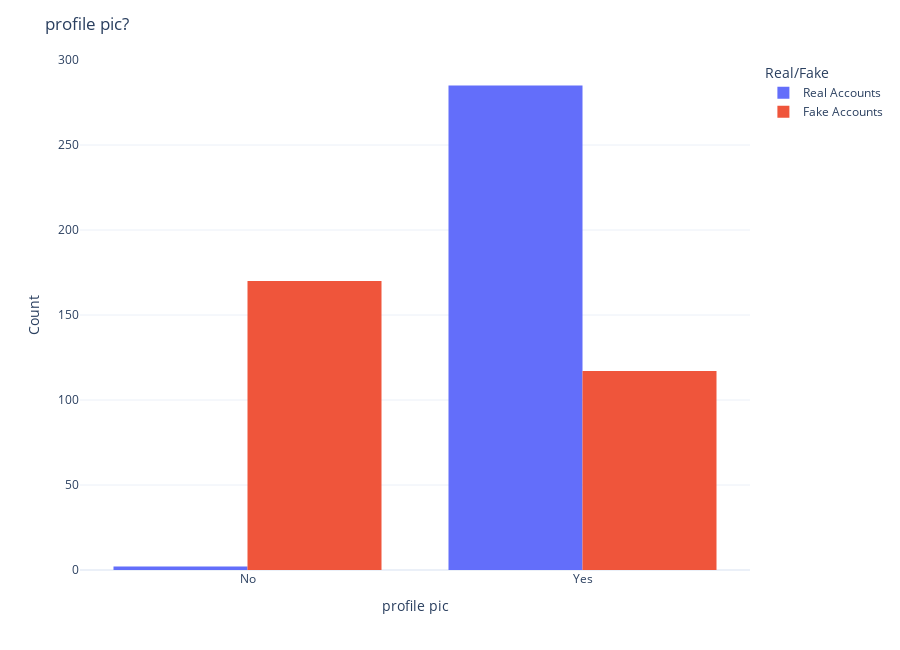
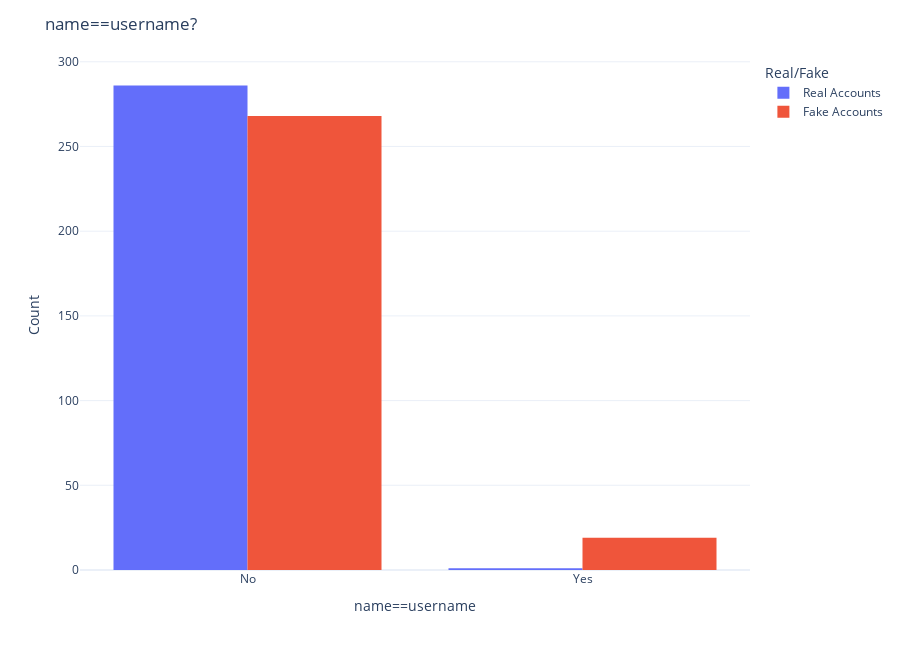
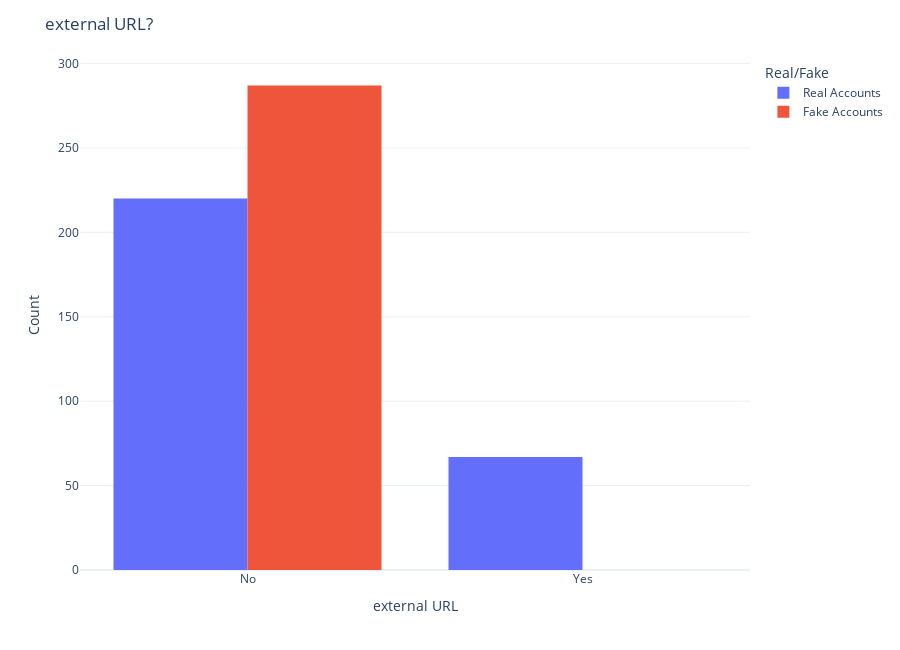
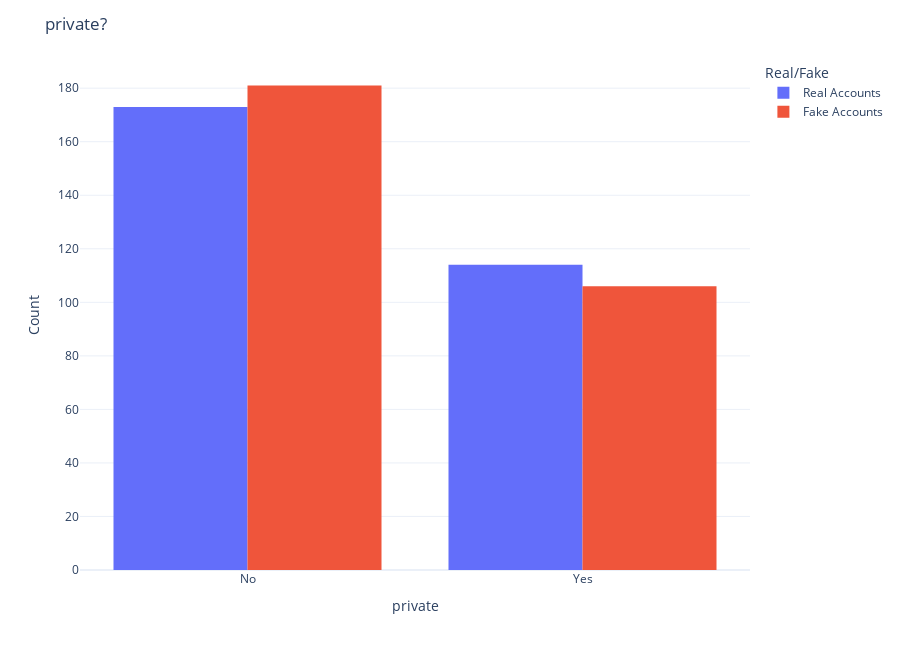

Write notebook code for charts like these, in order.
### Code cell
create_barplots(train, legend_df)

### Figure 1 — Plotly figure (JSON) as saved in the notebook; plotly's stock layout.template omitted (floating-point values rounded to 4 significant figures; data arrays with more than 128 entries replaced by an {"elided": "..."} marker saying what was removed)
{"data": [{"alignmentgroup": "True", "bingroup": "x", "hovertemplate": "Real/Fake=Real Accounts<br>profile pic=%{x}<br>count=%{y}<extra></extra>", "legendgroup": "Real Accounts", "marker": {"color": "#636EFA", "pattern": {"shape": ""}}, "name": "Real Accounts", "offsetgroup": "Real Accounts", "orientation": "v", "showlegend": true, "x": {"elided": "287 int values"}, "xaxis": "x", "yaxis": "y", "type": "histogram"}, {"alignmentgroup": "True", "bingroup": "x", "hovertemplate": "Real/Fake=Fake Accounts<br>profile pic=%{x}<br>count=%{y}<extra></extra>", "legendgroup": "Fake Accounts", "marker": {"color": "#EF553B", "pattern": {"shape": ""}}, "name": "Fake Accounts", "offsetgroup": "Fake Accounts", "orientation": "v", "showlegend": true, "x": {"elided": "287 int values"}, "xaxis": "x", "yaxis": "y", "type": "histogram"}], "layout": {"xaxis": {"anchor": "y", "domain": [0, 1], "title": {"text": "profile pic"}, "tickmode": "array", "tickvals": [0, 1], "ticktext": ["No", "Yes"]}, "yaxis": {"anchor": "x", "domain": [0, 1], "title": {"text": "Count"}}, "legend": {"title": {"text": "Real/Fake"}, "tracegroupgap": 0}, "margin": {"t": 60}, "barmode": "group", "title": {"text": "profile pic?"}, "height": 650}}

### Figure 2 — Plotly figure (JSON) as saved in the notebook; plotly's stock layout.template omitted (floating-point values rounded to 4 significant figures; data arrays with more than 128 entries replaced by an {"elided": "..."} marker saying what was removed)
{"data": [{"alignmentgroup": "True", "bingroup": "x", "hovertemplate": "Real/Fake=Real Accounts<br>name==username=%{x}<br>count=%{y}<extra></extra>", "legendgroup": "Real Accounts", "marker": {"color": "#636EFA", "pattern": {"shape": ""}}, "name": "Real Accounts", "offsetgroup": "Real Accounts", "orientation": "v", "showlegend": true, "x": {"elided": "287 int values"}, "xaxis": "x", "yaxis": "y", "type": "histogram"}, {"alignmentgroup": "True", "bingroup": "x", "hovertemplate": "Real/Fake=Fake Accounts<br>name==username=%{x}<br>count=%{y}<extra></extra>", "legendgroup": "Fake Accounts", "marker": {"color": "#EF553B", "pattern": {"shape": ""}}, "name": "Fake Accounts", "offsetgroup": "Fake Accounts", "orientation": "v", "showlegend": true, "x": {"elided": "287 int values"}, "xaxis": "x", "yaxis": "y", "type": "histogram"}], "layout": {"xaxis": {"anchor": "y", "domain": [0, 1], "title": {"text": "name==username"}, "tickmode": "array", "tickvals": [0, 1], "ticktext": ["No", "Yes"]}, "yaxis": {"anchor": "x", "domain": [0, 1], "title": {"text": "Count"}}, "legend": {"title": {"text": "Real/Fake"}, "tracegroupgap": 0}, "margin": {"t": 60}, "barmode": "group", "title": {"text": "name==username?"}, "height": 650}}

### Figure 3 — Plotly figure (JSON) as saved in the notebook; plotly's stock layout.template omitted (floating-point values rounded to 4 significant figures; data arrays with more than 128 entries replaced by an {"elided": "..."} marker saying what was removed)
{"data": [{"alignmentgroup": "True", "bingroup": "x", "hovertemplate": "Real/Fake=Real Accounts<br>external URL=%{x}<br>count=%{y}<extra></extra>", "legendgroup": "Real Accounts", "marker": {"color": "#636EFA", "pattern": {"shape": ""}}, "name": "Real Accounts", "offsetgroup": "Real Accounts", "orientation": "v", "showlegend": true, "x": {"elided": "287 int values"}, "xaxis": "x", "yaxis": "y", "type": "histogram"}, {"alignmentgroup": "True", "bingroup": "x", "hovertemplate": "Real/Fake=Fake Accounts<br>external URL=%{x}<br>count=%{y}<extra></extra>", "legendgroup": "Fake Accounts", "marker": {"color": "#EF553B", "pattern": {"shape": ""}}, "name": "Fake Accounts", "offsetgroup": "Fake Accounts", "orientation": "v", "showlegend": true, "x": {"elided": "287 int values"}, "xaxis": "x", "yaxis": "y", "type": "histogram"}], "layout": {"xaxis": {"anchor": "y", "domain": [0, 1], "title": {"text": "external URL"}, "tickmode": "array", "tickvals": [0, 1], "ticktext": ["No", "Yes"]}, "yaxis": {"anchor": "x", "domain": [0, 1], "title": {"text": "Count"}}, "legend": {"title": {"text": "Real/Fake"}, "tracegroupgap": 0}, "margin": {"t": 60}, "barmode": "group", "title": {"text": "external URL?"}, "height": 650}}

### Figure 4 — Plotly figure (JSON) as saved in the notebook; plotly's stock layout.template omitted (floating-point values rounded to 4 significant figures; data arrays with more than 128 entries replaced by an {"elided": "..."} marker saying what was removed)
{"data": [{"alignmentgroup": "True", "bingroup": "x", "hovertemplate": "Real/Fake=Real Accounts<br>private=%{x}<br>count=%{y}<extra></extra>", "legendgroup": "Real Accounts", "marker": {"color": "#636EFA", "pattern": {"shape": ""}}, "name": "Real Accounts", "offsetgroup": "Real Accounts", "orientation": "v", "showlegend": true, "x": {"elided": "287 int values"}, "xaxis": "x", "yaxis": "y", "type": "histogram"}, {"alignmentgroup": "True", "bingroup": "x", "hovertemplate": "Real/Fake=Fake Accounts<br>private=%{x}<br>count=%{y}<extra></extra>", "legendgroup": "Fake Accounts", "marker": {"color": "#EF553B", "pattern": {"shape": ""}}, "name": "Fake Accounts", "offsetgroup": "Fake Accounts", "orientation": "v", "showlegend": true, "x": {"elided": "287 int values"}, "xaxis": "x", "yaxis": "y", "type": "histogram"}], "layout": {"xaxis": {"anchor": "y", "domain": [0, 1], "title": {"text": "private"}, "tickmode": "array", "tickvals": [0, 1], "ticktext": ["No", "Yes"]}, "yaxis": {"anchor": "x", "domain": [0, 1], "title": {"text": "Count"}}, "legend": {"title": {"text": "Real/Fake"}, "tracegroupgap": 0}, "margin": {"t": 60}, "barmode": "group", "title": {"text": "private?"}, "height": 650}}
